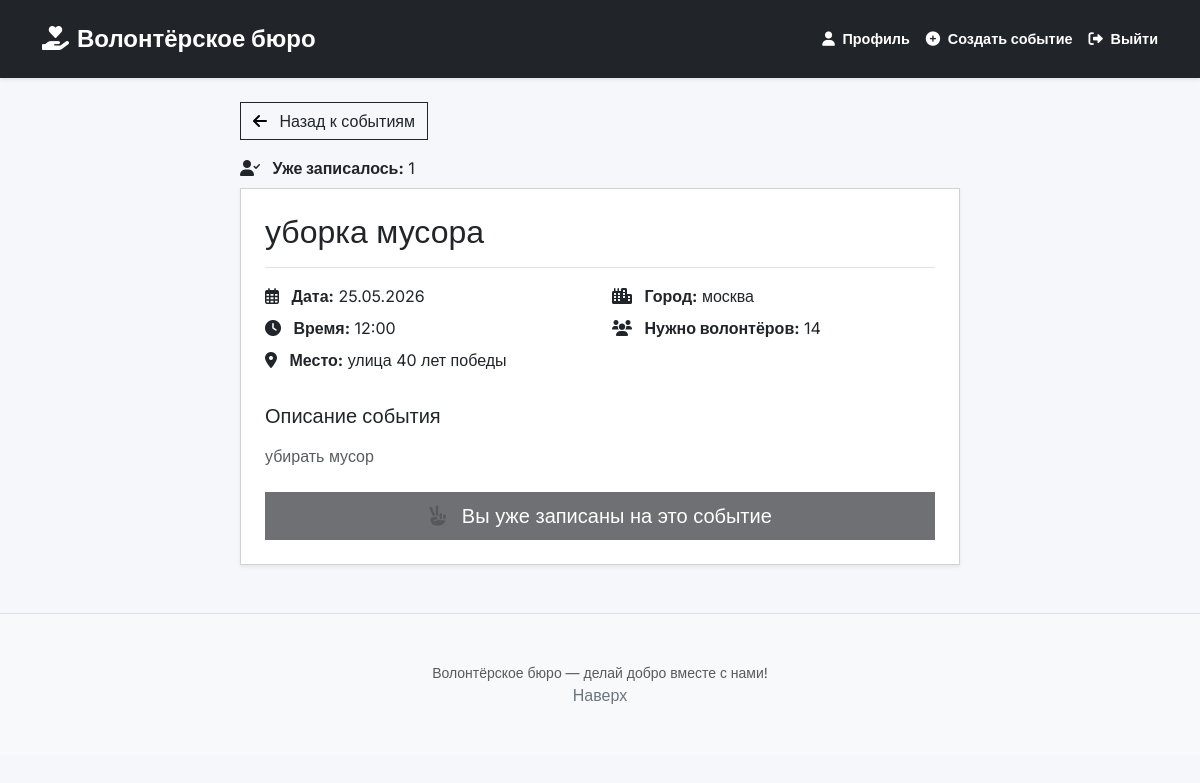
Screenshot of /event_detail/4 (signed in) with the database file from the repository.
### data/models.py (models this page shows)
class Event(SqlAlchemyBase):
    __tablename__ = 'events'
    id = sqlalchemy.Column(sqlalchemy.Integer, primary_key=True, autoincrement=True)
    title = sqlalchemy.Column(sqlalchemy.String, nullable=False)
    description = sqlalchemy.Column(sqlalchemy.String, nullable=False)
    date = sqlalchemy.Column(sqlalchemy.DateTime, nullable=False)
    location = sqlalchemy.Column(sqlalchemy.String, nullable=False)
    city = sqlalchemy.Column(sqlalchemy.String, nullable=False)
    author_id = sqlalchemy.Column(sqlalchemy.Integer, sqlalchemy.ForeignKey("users.id"), nullable=False)
    max_volunteers = sqlalchemy.Column(sqlalchemy.Integer, default=10)

### app.py (the view)
@app.route('/event_detail/<int:event_id>')
def event_detail(event_id):
    from data.models import Response
    session = db_session.create_session()
    event = session.get(Event, event_id)
    volunteers_count = session.query(Response).filter_by(event_id=event_id).count()
    already_joined = False
    if current_user.is_authenticated:
        already_joined = session.query(Response).filter_by(
            event_id=event_id,
            user_id=current_user.id
        ).first() is not None
    session.close()
    if event is None:
        return redirect('/')
    return render_template('event_detail.html', title='Детали события', event=event, already_joined=already_joined,volunteers_count=volunteers_count)

### app.py (called while the page is built)
@login_manager.user_loader
def load_user(user_id):
    session = db_session.create_session()
    return session.get(User, user_id)

### data/db_session.py (called while the page is built)
def create_session() -> Session:
    global __factory
    return __factory()

### templates/event_detail.html (shortened to what this page needs)
{% extends "base.html" %}
{% block content %}
<div class="container mt-4">
    <div class="row">
        <div class="col-lg-8 mx-auto">
            <div class="mb-3">
                <a href="/" class="btn btn-outline-dark">
                    <i class="fas fa-arrow-left me-2"></i> Назад к событиям
                </a>
            </div>
            <div class="mb-2">
                <i class="fas fa-user-check me-2 text-dark"></i>
                <strong>Уже записалось:</strong> {{ volunteers_count }}
            </div>
            <div class="card shadow-sm">
                <div class="card-body p-4">
                    <div class="border-bottom pb-3 mb-3">
                        <h1 class="h2 mb-0">{{ event.title }}</h1>
                    </div>
                    <div class="row mb-4">
                        <div class="col-md-6">
                            <div class="mb-2">
                                <i class="far fa-calendar-alt me-2 text-dark"></i>
                                <strong>Дата:</strong> {{ event.date.strftime('%d.%m.%Y') }}
                            </div>
                            <div class="mb-2">
                                <i class="fas fa-clock me-2 text-dark"></i>
                                <strong>Время:</strong> {{ event.date.strftime('%H:%M') }}
                            </div>
                            <div class="mb-2">
                                <i class="fas fa-map-marker-alt me-2 text-dark"></i>
                                <strong>Место:</strong> {{ event.location }}
                            </div>
                        </div>
                        <div class="col-md-6">
                            <div class="mb-2">
                                <i class="fas fa-city me-2 text-dark"></i>
                                <strong>Город:</strong> {{ event.city }}
                            </div>
                            <div class="mb-2">
                                <i class="fas fa-users me-2 text-dark"></i>
                                <strong>Нужно волонтёров:</strong> {{ event.max_volunteers }}
                            </div>
                        </div>
                    </div>
                    <div class="mb-4">
                        <h4 class="h5 mb-3">Описание события</h4>
                        <p class="text-muted">{{ event.description }}</p>
                    </div>
                    {% if current_user.is_authenticated %}
                        <button class="btn btn-dark btn-lg w-100" id="joinEventBtn"
                                {% if already_joined %}disabled{% endif %}>
                            <i class="fas fa-hand-peace me-2"></i>
                            {% if already_joined %}
                                 Вы уже записаны на это событие
                            {% else %}
                                 Хочу участвовать!
                            {% endif %}
                        </button>
                    {% else %}
                        <a href="/login" class="btn btn-dark btn-lg w-100">
                            <i class="fas fa-sign-in-alt me-2"></i> Войдите, чтобы записаться
                        </a>
                    {% endif %}
                </div>
            </div>
        </div>
    </div>
</div>
{% endblock %}

### templates/base.html (style rules this page uses)
body { font-family: 'Inter', sans-serif; background: #f5f7fb; }
.card, .btn, .form-control, .alert, .nav-link, .badge, .list-group-item { border-radius: 0px !important; }
.fas, .far { color: #000000; }
a { color: #000000; text-decoration: none; }

### rows the page displays
Event: title "уборка мусора", date "25.05.2026", date "12:00", location "улица 40 лет победы", city "москва", max_volunteers "14", description "убирать мусор"

### other values shown
{{ volunteers_count }} "1"
